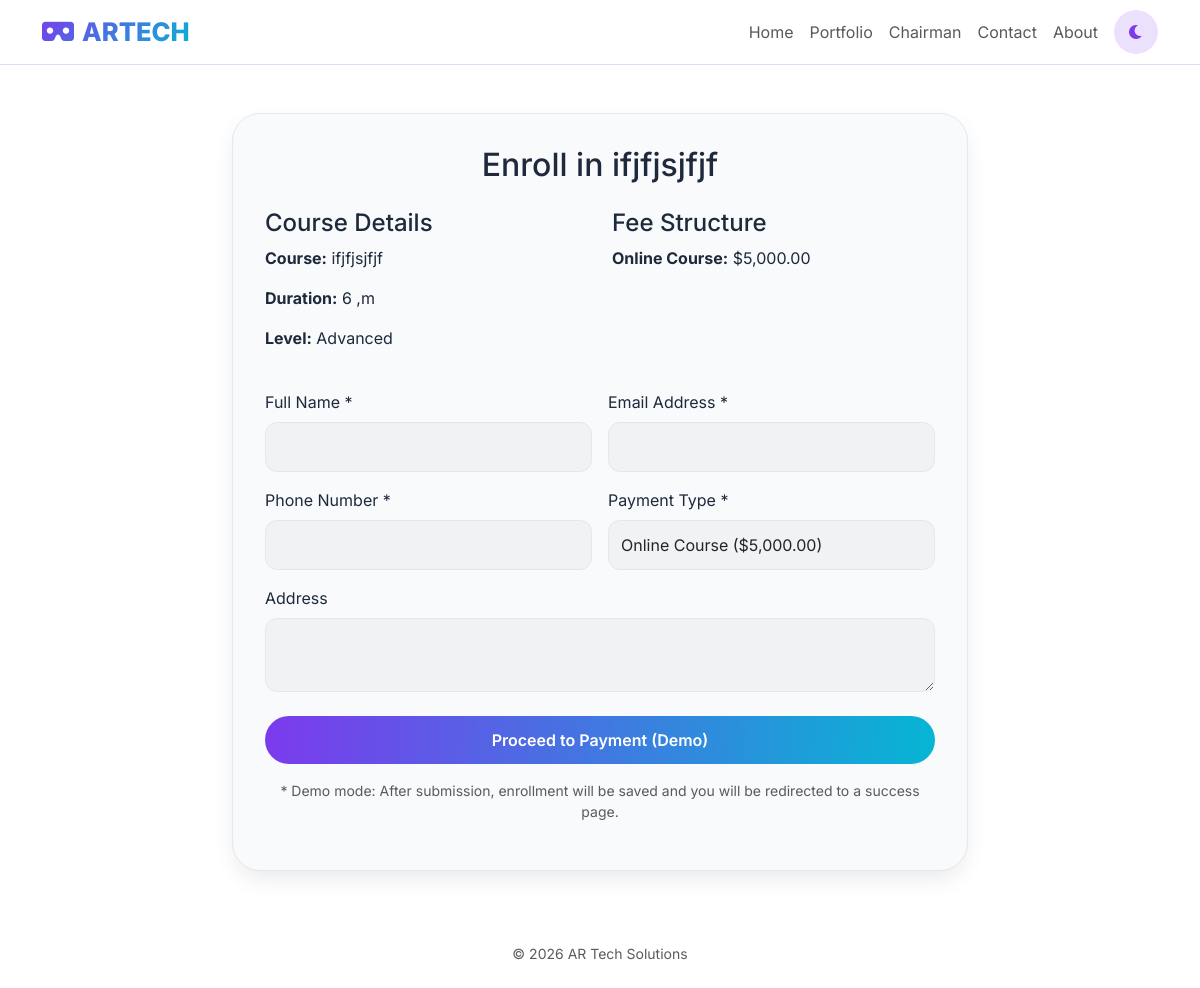
Screenshot of /enroll.php?course_id=7 with the database file from the repository.
### tables this page shows
CREATE TABLE `courses` (
  `id` int(11) NOT NULL,
  `title` varchar(255) NOT NULL,
  `description` text DEFAULT NULL,
  `short_description` text DEFAULT NULL,
  `icon_class` varchar(100) DEFAULT 'fas fa-cube',
  `link_url` varchar(255) DEFAULT '#',
  `image_url` varchar(500) DEFAULT NULL,
  `duration` varchar(50) DEFAULT NULL,
  `total_classes` int(11) DEFAULT 0,
  `total_projects` int(11) DEFAULT 0,
  `instructor_name` varchar(255) DEFAULT NULL,
  `instructor_bio` text DEFAULT NULL,
  `instructor_image` varchar(500) DEFAULT NULL,
  `curriculum` longtext DEFAULT NULL CHECK (json_valid(`curriculum`)),
  `career_outcomes` text DEFAULT NULL,
  `prerequisites` text DEFAULT NULL,
  `software_learned` text DEFAULT NULL,
  `is_popular` tinyint(4) DEFAULT 0,
  `level` varchar(50) DEFAULT NULL,
  `price` decimal(10,2) NOT NULL DEFAULT 0.00,
  `price_offline` decimal(10,2) DEFAULT 0.00,
  `enrolled_students` int(11) NOT NULL DEFAULT 0,
  `status` tinyint(1) NOT NULL DEFAULT 1,
  `order_position` int(11) DEFAULT 0,
  `created_at` timestamp NOT NULL DEFAULT current_timestamp()
);

### enroll.php (the view, shortened to what this page needs)
<?php
require_once 'config.php';
$course_id = isset($_GET['course_id']) ? intval($_GET['course_id']) : 0;
$stmt = $pdo->prepare("SELECT * FROM courses WHERE id = ? AND status = 1");
$stmt->execute([$course_id]);
$course = $stmt->fetch();
?>
<!DOCTYPE html>
<html lang="en">
<head>
    <link href="https://cdn.jsdelivr.net/npm/bootstrap@5.3.0-alpha1/dist/css/bootstrap.min.css" rel="stylesheet">
    <link rel="stylesheet" href="https://cdnjs.cloudflare.com/ajax/libs/font-awesome/6.0.0-beta3/css/all.min.css">
</head>
<body>
<nav class="navbar navbar-expand-lg glass-nav">
    <div class="container">
        <a class="navbar-brand" href="index.php"><i class="fas fa-vr-cardboard me-2"></i>ARTECH</a>
        <div class="collapse navbar-collapse" id="navbarNav">
            <ul class="navbar-nav ms-auto">
                <li class="nav-item"><a class="nav-link" href="index.php">Home</a></li>
                <li class="nav-item"><a class="nav-link" href="portfolio.php">Portfolio</a></li>
                <li class="nav-item"><a class="nav-link" href="chairman-speech.php">Chairman</a></li>
                <li class="nav-item"><a class="nav-link" href="contact.php">Contact</a></li>
                <li class="nav-item"><a class="nav-link" href="about.php">About</a></li>
            </ul>
            <button id="darkModeToggle" class="dark-toggle ms-2"><i class="fas fa-moon"></i></button>
        </div>
    </div>
</nav>
<main class="container py-5">
    <div class="row justify-content-center">
        <div class="col-lg-8">
            <div class="glass-card">
                <h2 class="text-center mb-4">Enroll in <?php echo htmlspecialchars($course['title']); ?></h2>
                <div class="row mb-4">
                    <div class="col-md-6">
                        <h4>Course Details</h4>
                        <p><strong>Course:</strong> <?php echo htmlspecialchars($course['title']); ?></p>
                        <p><strong>Duration:</strong> <?php echo htmlspecialchars($course['duration']); ?></p>
                        <p><strong>Level:</strong> <?php echo htmlspecialchars($course['level']); ?></p>
                    </div>
                    <div class="col-md-6">
                        <h4>Fee Structure</h4>
                        <p><strong>Online Course:</strong> $<?php echo number_format($course['price'], 2); ?></p>
                    </div>
                </div>
                <form method="POST">
                    <div class="row g-3">
                        <div class="col-md-6">
                            <label class="form-label">Full Name *</label>
                            <input type="text" name="name" class="form-control" required>
                        </div>
                        <div class="col-md-6">
                            <label class="form-label">Email Address *</label>
                            <input type="email" name="email" class="form-control" required>
                        </div>
                        <div class="col-md-6">
                            <label class="form-label">Phone Number *</label>
                            <input type="tel" name="phone" class="form-control" required>
                        </div>
                        <div class="col-md-6">
                            <label class="form-label">Payment Type *</label>
                            <select name="payment_type" class="form-select" required>
                                <option value="online">Online Course ($<?php echo number_format($course['price'], 2); ?>)</option>
                            </select>
                        </div>
                        <div class="col-12">
                            <label class="form-label">Address</label>
                            <textarea name="address" class="form-control" rows="2"></textarea>
                        </div>
                    </div>
                    <div class="mt-4">
                        <button type="submit" class="btn btn-primary-custom w-100">Proceed to Payment (Demo)</button>
                    </div>
                </form>
                <p class="text-muted mt-3 small text-center">* Demo mode: After submission, enrollment will be saved and you will be redirected to a success page.</p>
            </div>
        </div>
    </div>
</main>
<footer class="text-center py-4 text-muted small">© <?php echo date('Y'); ?> AR Tech Solutions</footer>
</body>
</html>

### enroll.php (style rules this page uses)
:root { --primary: #7c3aed; --primary-dark: #5b21b6; --secondary: #06b6d4; --bg-light: #ffffff; --bg-dark: #0f0f12; --surface-light: #f8fafc; --surface-dark: #1e1e2a; --text-light: #1e293b; --text-dark: #e2e8f0; --border-light: #e2e8f0; --border-dark: #2d3a4e; --shadow: 0 10px 25px -5px rgba(0,0,0,0.1); }
body { font-family: 'Inter', sans-serif; background: var(--bg-light); color: var(--text-light); }
.glass-card { background: var(--surface-light); border-radius: 28px; border: 1px solid var(--border-light); padding: 2rem; box-shadow: var(--shadow); }
.btn-primary-custom { background: linear-gradient(95deg, var(--primary), var(--secondary)); border: none; padding: 12px 32px; border-radius: 40px; color: white; font-weight: 600; transition: 0.3s; }
.glass-nav { background: rgba(255,255,255,0.85); backdrop-filter: blur(12px); border-bottom: 1px solid rgba(124,58,237,0.2); padding: 0.5rem 1rem; }
.navbar-brand { font-size: 1.6rem; font-weight: 800; background: linear-gradient(135deg, var(--primary), var(--secondary)); -webkit-background-clip: text; background-clip: text; color: transparent; }
.dark-toggle { background: rgba(124,58,237,0.15); border: none; border-radius: 40px; width: 44px; height: 44px; color: var(--primary); }
.form-control, .form-select { background: rgba(0,0,0,0.03); border: 1px solid var(--border-light); border-radius: 12px; padding: 0.75rem; }

### rows the page displays
courses: title "ifjfjsjfjf", duration "6 ,m", level "Advanced", price "5,000.00"
